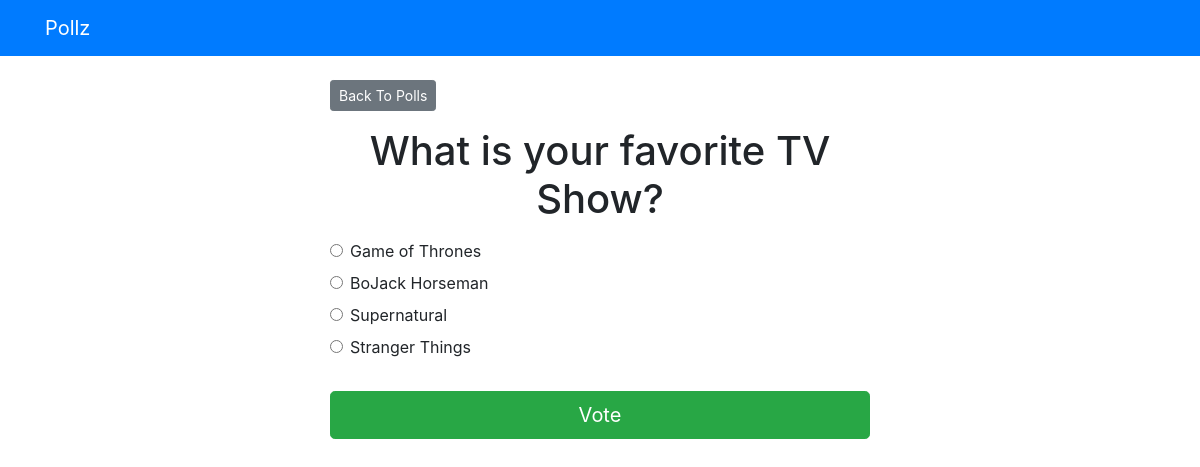
The page /polls/1/ on the database its author committed.
### polls/models.py (models this page shows, shortened)
class Question(models.Model):
    question_text = models.CharField(max_length=200)
    pub_date = models.DateTimeField('date published')

class Choice(models.Model):
    Question = models.ForeignKey(Question, on_delete=models.CASCADE)
    choice_text =models.CharField(max_length=200)
    votes = models.IntegerField(default=0)

### polls/views.py (the view)
# urls.py: path('<int:question_id>/',views.detail,name='detail'),
def detail(request,question_id):
    try:
        question = Question.objects.get(pk=question_id)
    except Question.DoesNotExist:
        raise Http404("Question does not exist")
    return render(request,'polls/detail.html',{'question':question})

### templates/polls/detail.html (shortened to what this page needs)
{% extends 'base.html' %}
{% block content %}
<a class="btn btn-secondary btn-sm mb-3" href="{% url 'polls:index' %}">Back To Polls</a>
<h1 class="text-center mb-3">{{ question.question_text }}</h1>
<form action="{% url 'polls:vote' question.id %}" method="post">
	{% for choice in question.choice_set.all %}
		<div class="form-check">
			<input
				type="radio"
				name="choice"
				class="form-check-input"
				id="choice{{ forloop.counter }}"
				value="{{ choice.id }}"
			/>
			<label for="choice{{ forloop.counter }}">{{ choice.choice_text }}</label
			>
		</div>
	{% endfor %}
	<input type="submit" value="Vote" class="btn btn-success btn-lg btn-block mt-4" />
</form>
{% endblock %}

### rows shown on the page
Question: question_text "What is your favorite TV Show?"
Choice: choice_text "Game of Thrones"
Choice: choice_text "BoJack Horseman"
Choice: choice_text "Supernatural"
Choice: choice_text "Stranger Things"
